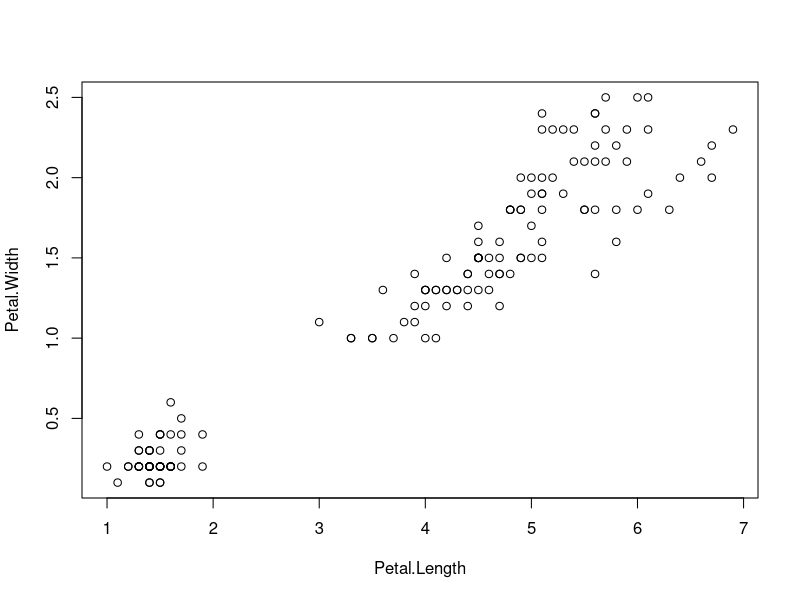
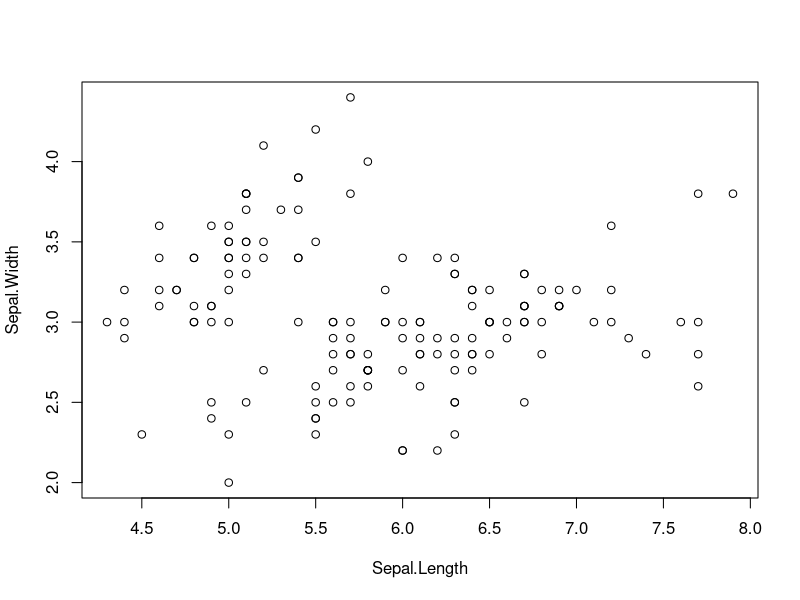
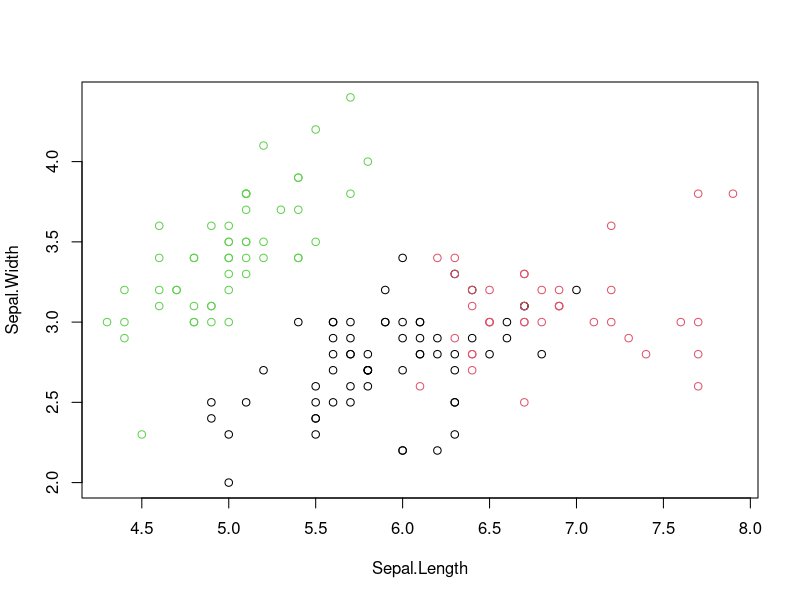
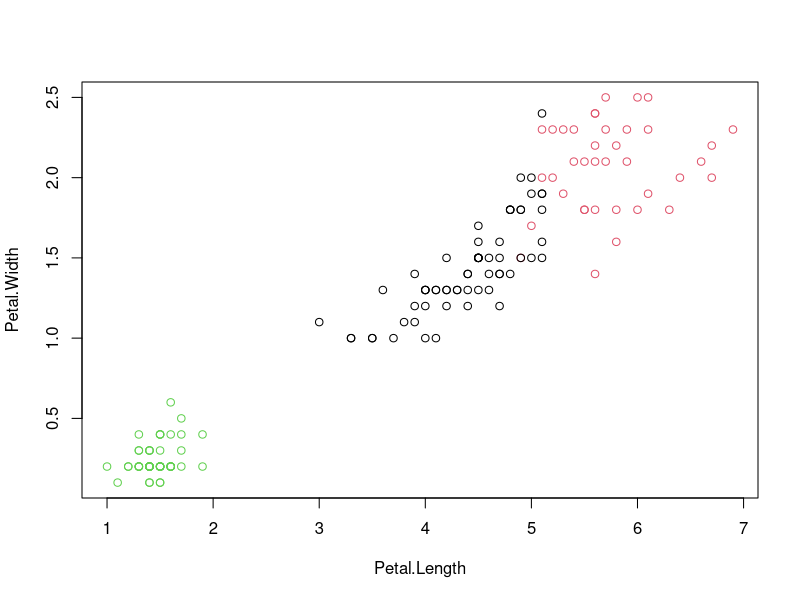
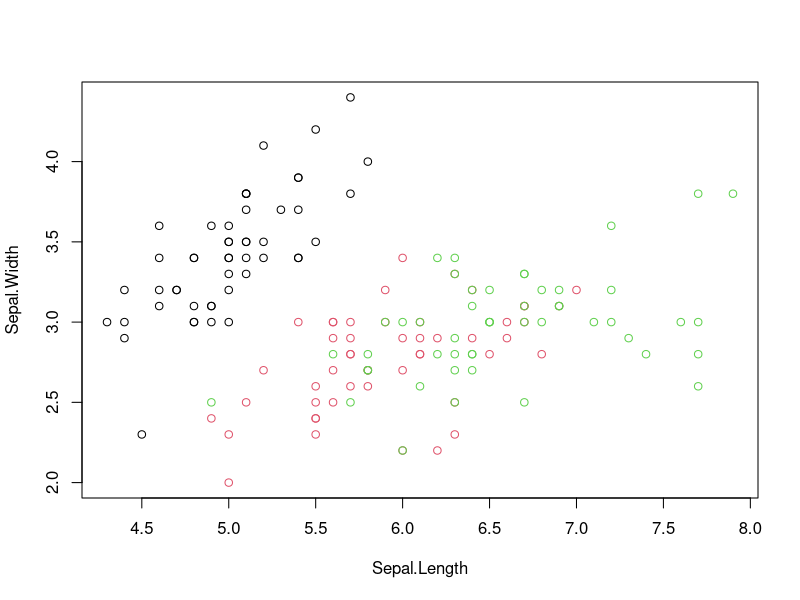
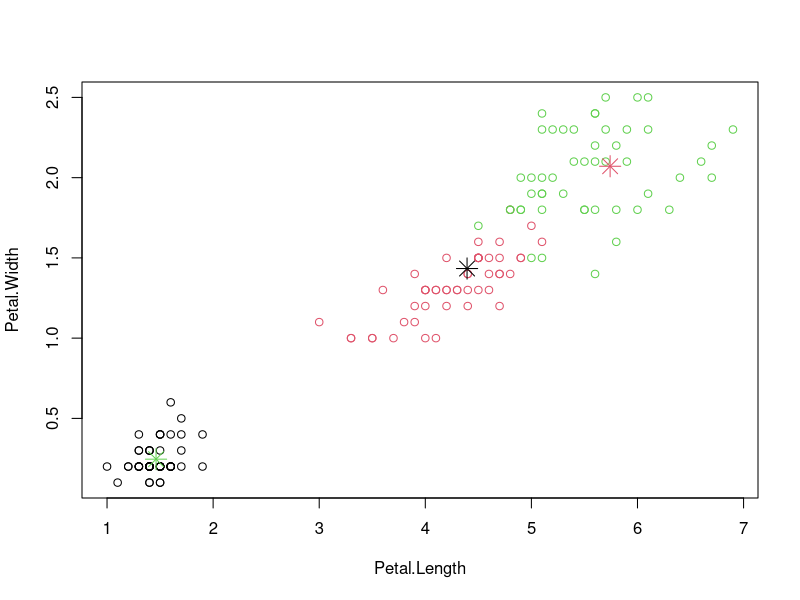

Generate these figures, in order, with R:

#Perform the data clustering using clustering algorithm

iris
summary(iris)

plot(iris [c("Petal.Length","Petal.Width")])
plot(iris [c("Sepal.Length","Sepal.Width")])

newiris<-iris
newiris
newiris$Species <- NULL
newiris
(kc <- kmeans(newiris,3))
kc$size
kc$cluster
kc$centers
kc$withinss
kc$betweenss
table(iris$Species,kc$cluster)
plot(newiris[c("Sepal.Length","Sepal.Width")],col=kc$cluster)
plot(newiris[c("Petal.Length","Petal.Width")],col=kc$cluster)

plot(newiris[c("Sepal.Length","Sepal.Width")],col=iris$Species)
plot(newiris[c("Petal.Length","Petal.Width")],col=iris$Species)

points(kc$centers[,c("Sepal.Length","Sepal.Width")],col=1:3,pch=8,cex=2)
points(kc$centers[,c("Petal.Length","Petal.Width")],col=1:3,pch=8,cex=2)
